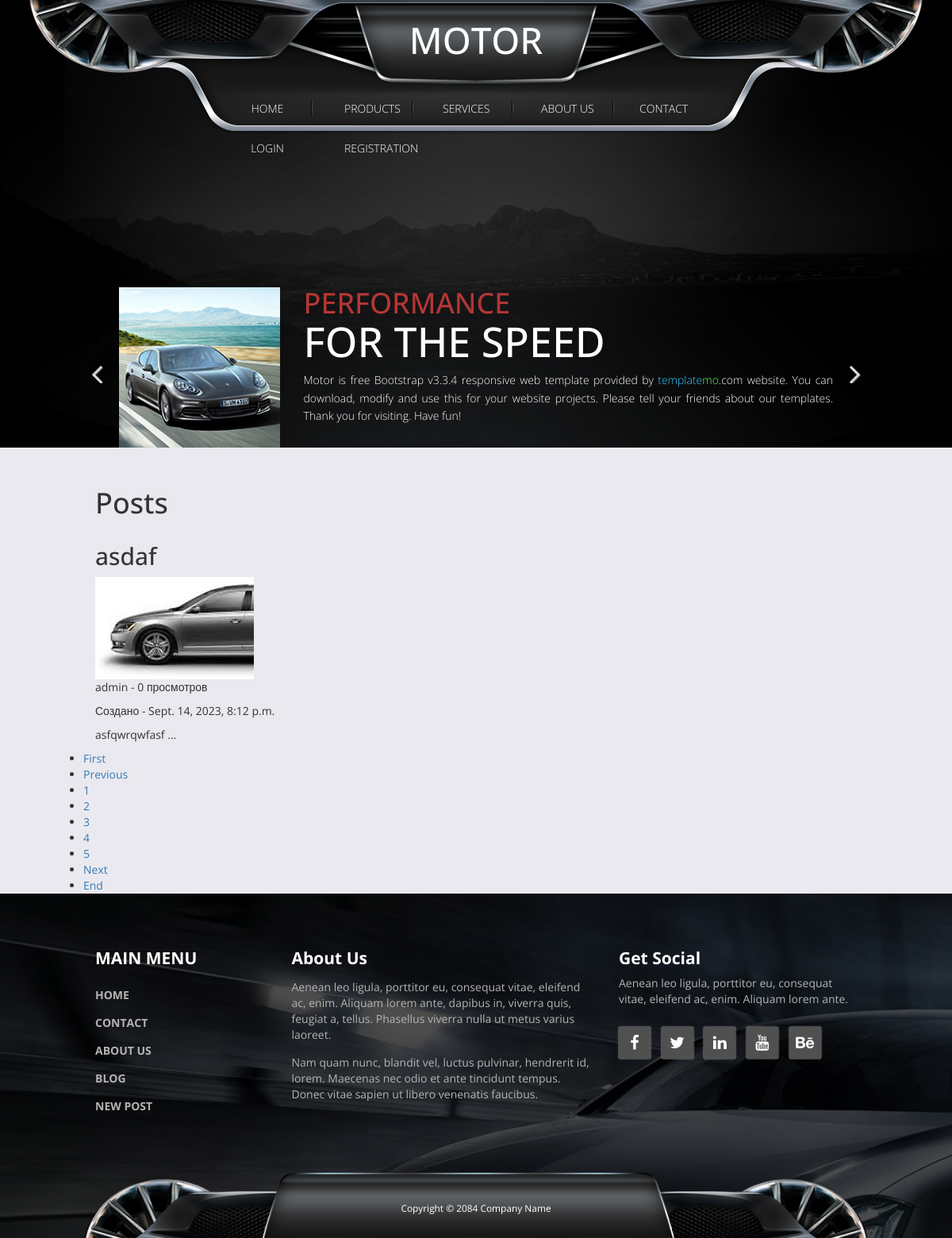
/blog/, run on an earlier commit of the app's database.
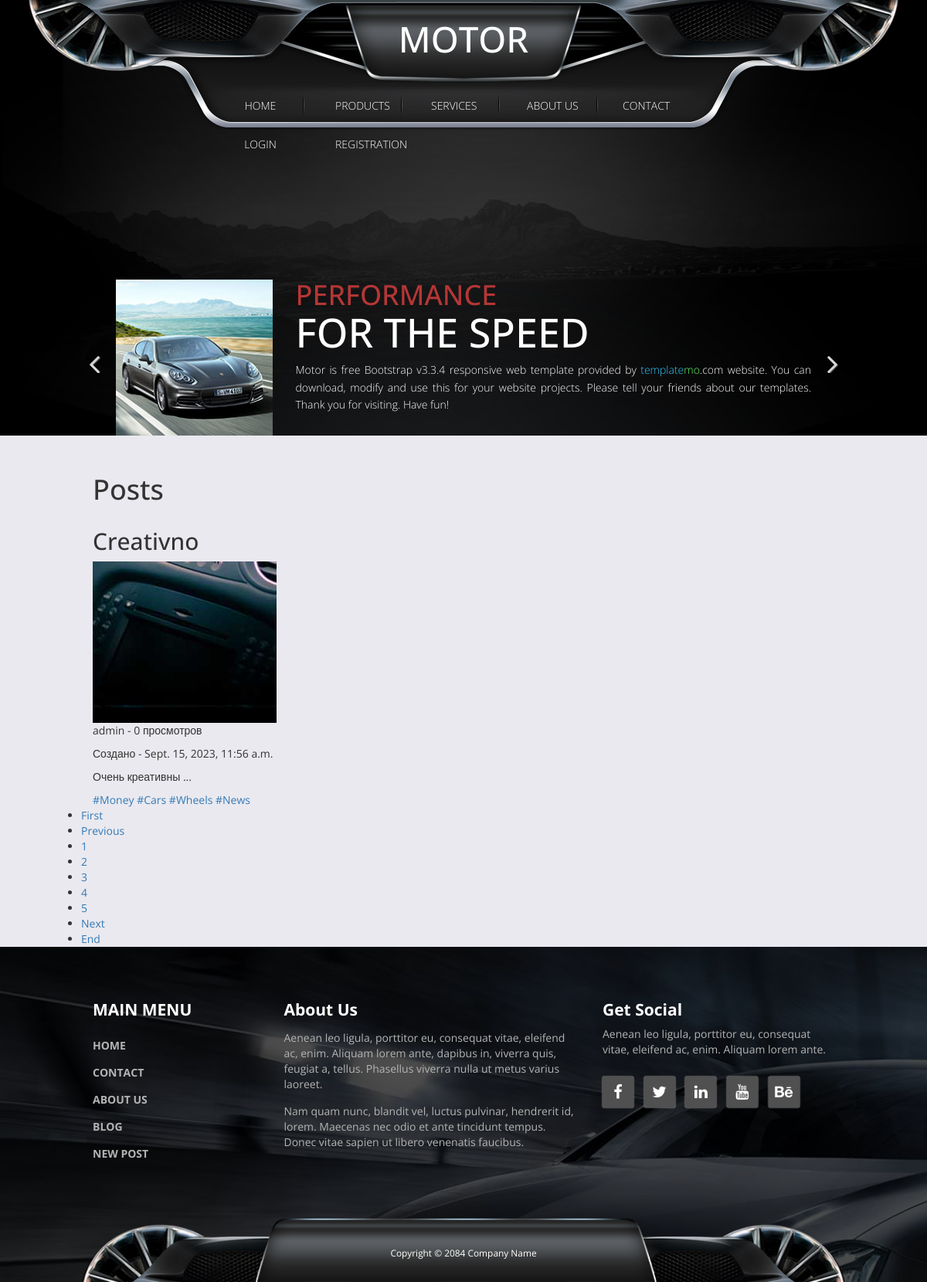
And on a later commit of the database.
### blog/models.py (models this page shows)
class Post(models.Model):
    def image_path(self, filename):
        ext = filename.split(".")[-1]
        path = date.strftime(date.today(), "post/%Y/%m/%d")
        return f"{path}/{os.urandom(64).hex()}.{ext}"
    image = models.ImageField(upload_to=image_path)
    title = models.CharField(max_length=128)
    author = models.ForeignKey(User, on_delete=models.CASCADE, related_name="users", blank=True)
    created = models.DateTimeField(auto_now_add=True)
    updated = models.DateTimeField(auto_now=True)
    views = models.IntegerField(validators=[], default=0)
    text = models.TextField()
    short_description = models.TextField(blank=True)
    slug = models.SlugField(unique=True, blank=True, null=True)
    tags = models.ManyToManyField(Tag, related_name="posts")
    class Meta:
        db_table = "posts"
        verbose_name = "Post"
        ordering = ("-created", "-id")
    def admin_img(self):
        try:
            return mark_safe('<img src="{}" width="200px" />'.format(self.image.url))
        except ValueError:
            return mark_safe('<img src="/media/{}" width="200px" />'.format(self.image))
    admin_img.short_description = "Image"
    admin_img.allow_tags = True

class Tag(models.Model):
    value = models.CharField(max_length=20)
    desc = models.TextField()
    def __str__(self):
        return f"#{self.value}"
    class Meta:
        db_table = "tags"

### blog/views.py (the view)
# urls.py: path("", PostsView.as_view(), name="blog_page"),
class PostsView(ListView):
    template_name = "posts.html"
    model = Post
    paginate_by = 1  # количество показываемых элементов
    def get_queryset(self):
        filter = self.request.GET.get("tag", default=None)
        if filter:
            return Tag.objects.get(value=filter).posts.all()
        return super().get_queryset()

### blog/templatetags/blog_lib.py (called while the page is built)
@register.filter(name="pages_win")
def pages_win(value, _max):
    size = settings.COUNT_PAGES
    start = max(int(value) - (size // 2), 1)
    end = min((start + (size - 1)), int(_max))
    if (end - start + 1) < size:
        start = end - size + 1
    return range(start, end + 1)

@register.filter(name="add_tag")
def curr_add_tag_url(url, arg):
    if "?" in url:
        url += f"&tag={arg}"
    else:
        url += f"?tag={arg}"
    return url

### blog/templates/posts.html
{% extends 'base.html' %}
{% load blog_lib %}
{% block slider %}
{% include 'base/slider.html' %}
{% endblock slider %}
{% block content %}
<div class="container">
    <h1>Posts</h1>
    <div class="row">
        {% for post in page_obj %}
            <div class="col-md-6">
                <h2>{{ post.title }}</h2>
                <img src="{{ post.image.url }}" alt="Post image">
                <p>{{post.author }} - <span>{{ post.views }}</span> просмотров</p>
                <p>Создано - {{ post.created }}</p>
                <p>{{ post.short_description }}</p>
                {% for tag in post.tags.all %}
                    <a href="{{ request.path|add_tag:tag.value }}">{{ tag }}</a>
                {% endfor %}
            </div>
        {% endfor %}
    </div>
    {% if is_paginated %}
    <div class="row">
        <ul>
            <li><a {% if page_obj.has_previous %}href="?page=1" {% endif %}>
                First</a></li>
            <li><a {% if page_obj.has_previous %}href="?page={{ page_obj.previous_page_number }}" {% endif %}>
                Previous</a></li>
            {% with page_obj.number|pages_win:paginator.num_pages as pages %}
            {% for np in pages %}
                <li><a href="?page={{ np }}">{{ np }}</a></li>
            {% endfor %}
            {% endwith %}
            <li><a {% if page_obj.has_next %}href="?page={{ page_obj.next_page_number }}" {% endif %}>
                Next</a></li>
            <li><a {% if page_obj.has_next %}href="?page={{ page_obj.paginator.num_pages }}" {% endif %}>
                End</a></li>
        </ul>
    </div>
    {% endif %}
</div>
{% endblock content %}

What changed in the data, as far as the page shows it:
no longer on this page (row edited): Post: title "asdaf", image (picture), author "admin", views "0", created "Sept. 14, 2023, 8:12 p.m.", short_description "asfqwrqwfasf ..."
added Post: title "Creativno", image (picture), author "admin", views "0", created "Sept. 15, 2023, 11:56 a.m.", short_description "Очень креативны ..."
now on this page (row unchanged): Tag: value "#Money"
now on this page (row unchanged): Tag: value "#Cars"
now on this page (row unchanged): Tag: value "#Wheels"
now on this page (row unchanged): Tag: value "#News"
